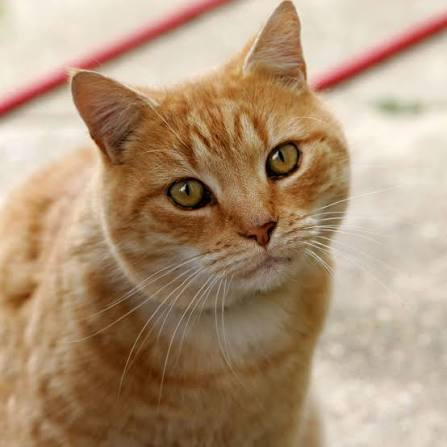
#> input picture Experiment_3/image3.jpg, 447 x 447 px
$ python main.py   (older library calls are emulated)
#> lines starting #> are read from the running program, lines starting #| are printed output that depends on the picture
import cv2
import numpy as np
import matplotlib.pyplot as plt
import time

# ==========================================
# STEP 1: Load Image
# ==========================================

image = cv2.imread("image3.jpg")
#> image is the input picture: shape (447, 447, 3); mean B, G, R 120.8, 148.8, 176

if image is None:
    print("Error: images.jpg not found!")
    print("Please keep images.jpg in the same folder as main.py")
    exit()

# Convert BGR to RGB for Matplotlib
image_rgb = cv2.cvtColor(image, cv2.COLOR_BGR2RGB)


# ==========================================
# STEP 2: Display Original Image
# ==========================================

plt.figure(figsize=(6, 4))
plt.imshow(image_rgb)
plt.title("Original Image")
plt.axis("off")
plt.show()


# ==========================================
# STEP 3: Gaussian Filtering
# ==========================================

start = time.time()

gaussian_blur = cv2.GaussianBlur(image, (5, 5), 0)

gaussian_time = time.time() - start

gaussian_rgb = cv2.cvtColor(gaussian_blur, cv2.COLOR_BGR2RGB)

plt.figure(figsize=(6, 4))
plt.imshow(gaussian_rgb)
plt.title("Gaussian Blur")
plt.axis("off")
plt.show()


# ==========================================
# STEP 4: Median Filtering
# ==========================================

start = time.time()

median_filter = cv2.medianBlur(image, 5)

median_time = time.time() - start

median_rgb = cv2.cvtColor(median_filter, cv2.COLOR_BGR2RGB)

plt.figure(figsize=(6, 4))
plt.imshow(median_rgb)
plt.title("Median Filter")
plt.axis("off")
plt.show()


# ==========================================
# STEP 5: Average / Mean Filtering
# ==========================================

start = time.time()

average_filter = cv2.blur(image, (5, 5))

average_time = time.time() - start

average_rgb = cv2.cvtColor(average_filter, cv2.COLOR_BGR2RGB)

plt.figure(figsize=(6, 4))
plt.imshow(average_rgb)
plt.title("Average / Mean Filter")
plt.axis("off")
plt.show()


# ==========================================
# STEP 6: Laplacian Filtering
# ==========================================

gray = cv2.cvtColor(image, cv2.COLOR_BGR2GRAY)
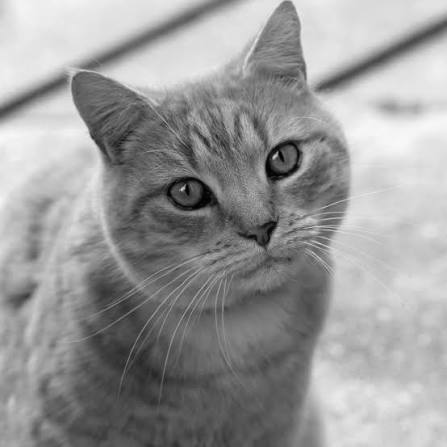
#> gray: shape (447, 447); min 0, max 248, mean 153.8

start = time.time()

laplacian_result = cv2.Laplacian(gray, cv2.CV_64F)
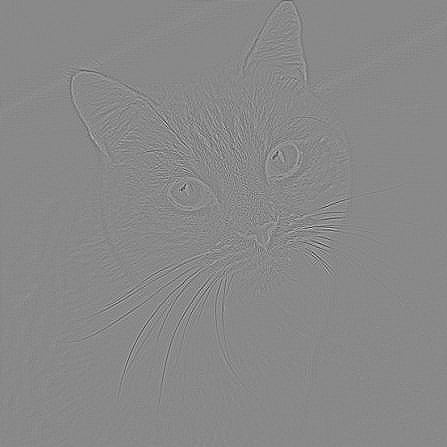
#> laplacian_result: shape (447, 447) float64; min -252, max 217, mean 0; drawn with min black and max white

laplacian_time = time.time() - start

laplacian = cv2.convertScaleAbs(laplacian_result)
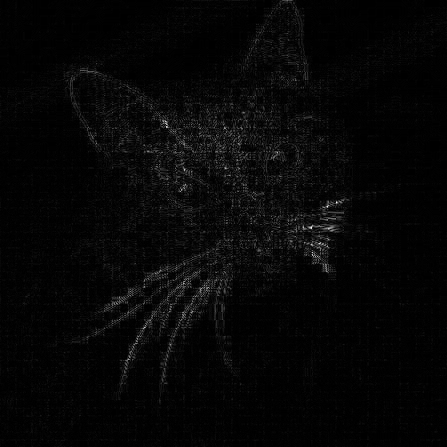
#> laplacian: shape (447, 447); min 0, max 252, mean 6.3

plt.figure(figsize=(6, 4))
plt.imshow(laplacian, cmap="gray")
plt.title("Laplacian Filter")
plt.axis("off")
plt.show()


# ==========================================
# STEP 7: Sobel Edge Detection
# ==========================================

# Sobel X - Vertical Edges
start = time.time()

sobel_x_result = cv2.Sobel(
    gray,
    cv2.CV_64F,
    1,
    0,
    ksize=3
)
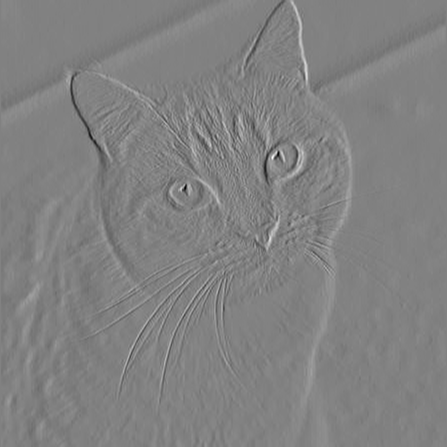
#> sobel_x_result: shape (447, 447) float64; min -589, max 569, mean 0.2; drawn with min black and max white

sobel_x_time = time.time() - start

sobel_x = cv2.convertScaleAbs(sobel_x_result)
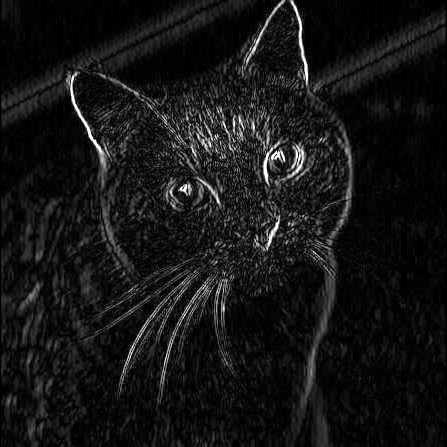
#> sobel_x: shape (447, 447); min 0, max 255, mean 21.3


# Sobel Y - Horizontal Edges
start = time.time()

sobel_y_result = cv2.Sobel(
    gray,
    cv2.CV_64F,
    0,
    1,
    ksize=3
)
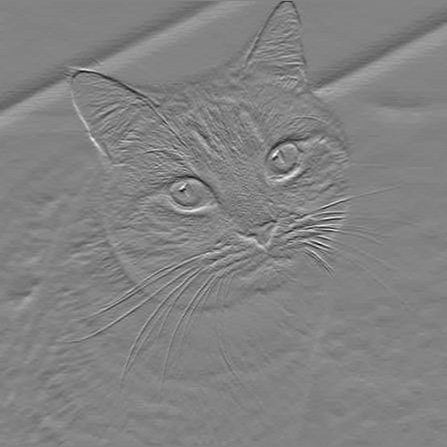
#> sobel_y_result: shape (447, 447) float64; min -447, max 423, mean -1.6; drawn with min black and max white

sobel_y_time = time.time() - start

sobel_y = cv2.convertScaleAbs(sobel_y_result)
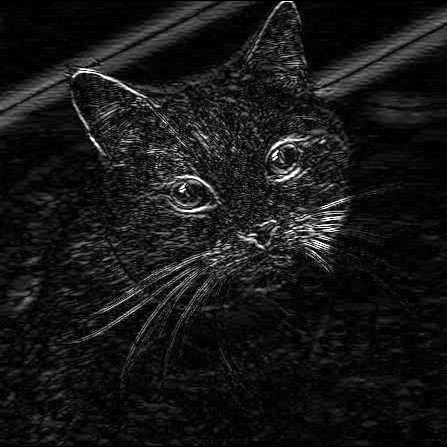
#> sobel_y: shape (447, 447); min 0, max 255, mean 23.2


# Display Sobel X
plt.figure(figsize=(6, 4))
plt.imshow(sobel_x, cmap="gray")
plt.title("Sobel X - Vertical Edges")
plt.axis("off")
plt.show()


# Display Sobel Y
plt.figure(figsize=(6, 4))
plt.imshow(sobel_y, cmap="gray")
plt.title("Sobel Y - Horizontal Edges")
plt.axis("off")
plt.show()


# ==========================================
# STEP 8: Time Comparison
# ==========================================

print("\n========================================")
print("COMPARISON OF FILTERING TECHNIQUES")
print("========================================")

print(f"Gaussian Filter Time : {gaussian_time:.6f} seconds")
print(f"Median Filter Time   : {median_time:.6f} seconds")
print(f"Average Filter Time  : {average_time:.6f} seconds")
print(f"Laplacian Time       : {laplacian_time:.6f} seconds")
print(f"Sobel X Time         : {sobel_x_time:.6f} seconds")
print(f"Sobel Y Time         : {sobel_y_time:.6f} seconds")


# ==========================================
# STEP 9: Combined Comparison
# ==========================================

plt.figure(figsize=(12, 8))

plt.subplot(2, 4, 1)
plt.imshow(image_rgb)
plt.title("Original")
plt.axis("off")

plt.subplot(2, 4, 2)
plt.imshow(gaussian_rgb)
plt.title("Gaussian")
plt.axis("off")

plt.subplot(2, 4, 3)
plt.imshow(median_rgb)
plt.title("Median")
plt.axis("off")

plt.subplot(2, 4, 4)
plt.imshow(average_rgb)
plt.title("Average")
plt.axis("off")

plt.subplot(2, 4, 5)
plt.imshow(laplacian, cmap="gray")
plt.title("Laplacian")
plt.axis("off")

plt.subplot(2, 4, 6)
plt.imshow(sobel_x, cmap="gray")
plt.title("Sobel X")
plt.axis("off")

plt.subplot(2, 4, 7)
plt.imshow(sobel_y, cmap="gray")
plt.title("Sobel Y")
plt.axis("off")

plt.tight_layout()
plt.show()


# ==========================================
# STEP 10: Save Output Images
# ==========================================

cv2.imwrite("original.jpg", image)
cv2.imwrite("gaussian_blur.jpg", gaussian_blur)
cv2.imwrite("median_filter.jpg", median_filter)
cv2.imwrite("average_filter.jpg", average_filter)
cv2.imwrite("laplacian.jpg", laplacian)
cv2.imwrite("sobel_x.jpg", sobel_x)
cv2.imwrite("sobel_y.jpg", sobel_y)

print("\n========================================")
print("ALL OUTPUT IMAGES SAVED SUCCESSFULLY!")
print("========================================")

print("original.jpg")
print("gaussian_blur.jpg")
print("median_filter.jpg")
print("average_filter.jpg")
print("laplacian.jpg")
print("sobel_x.jpg")
print("sobel_y.jpg")


# ==========================================
# OBSERVATIONS
# ==========================================

print("\n========================================")
print("OBSERVATIONS")
print("========================================")

print("1. Gaussian Filter reduces noise and smooths the image.")
print("2. Median Filter is effective for salt-and-pepper noise.")
print("3. Average Filter performs general image smoothing.")
print("4. Laplacian Filter highlights edges and fine details.")
print("5. Sobel X detects vertical edges.")
print("6. Sobel Y detects horizontal edges.")
print("7. Low-pass filters are mainly used for smoothing.")
print("8. High-pass filters are mainly used for edge enhancement.")
